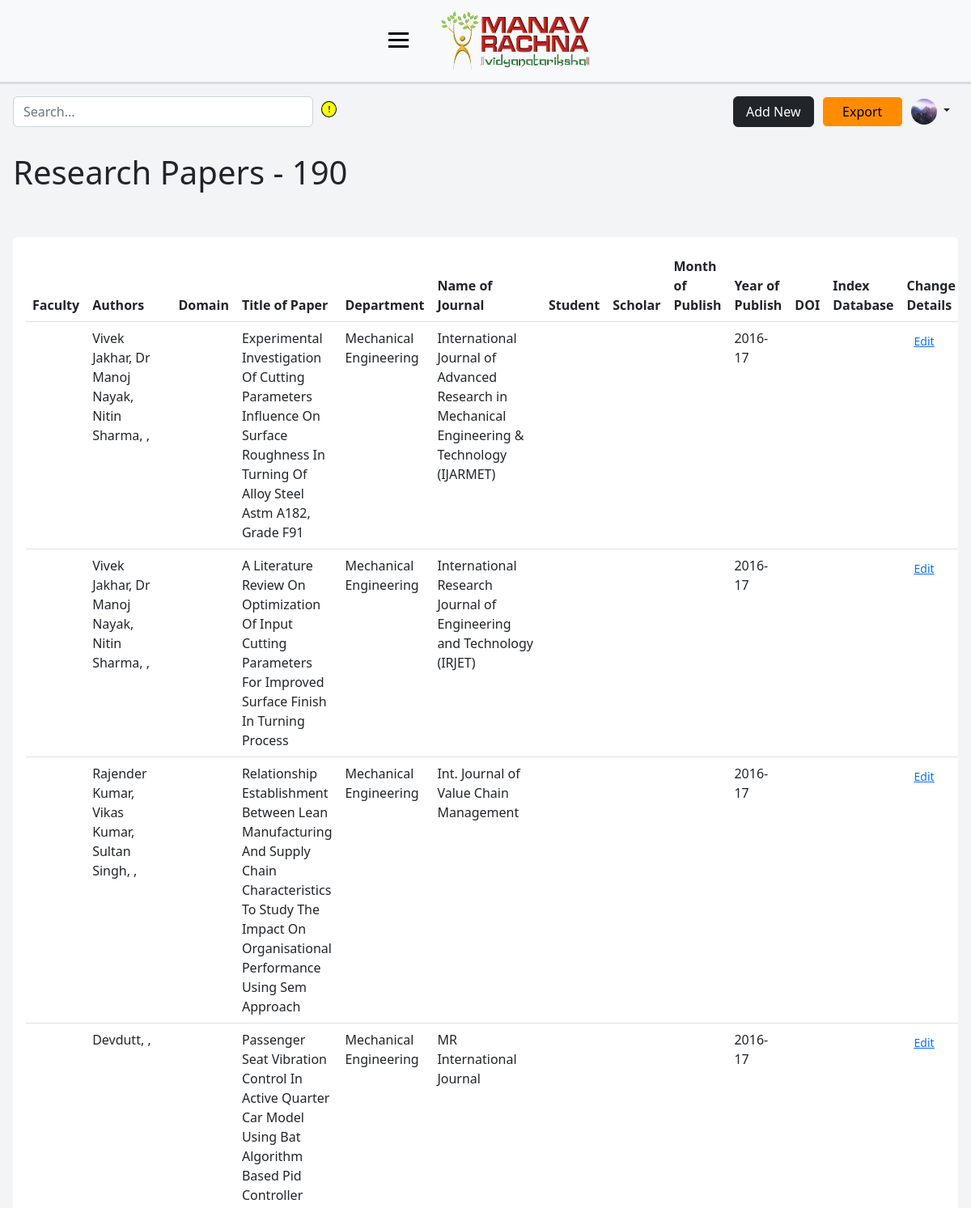
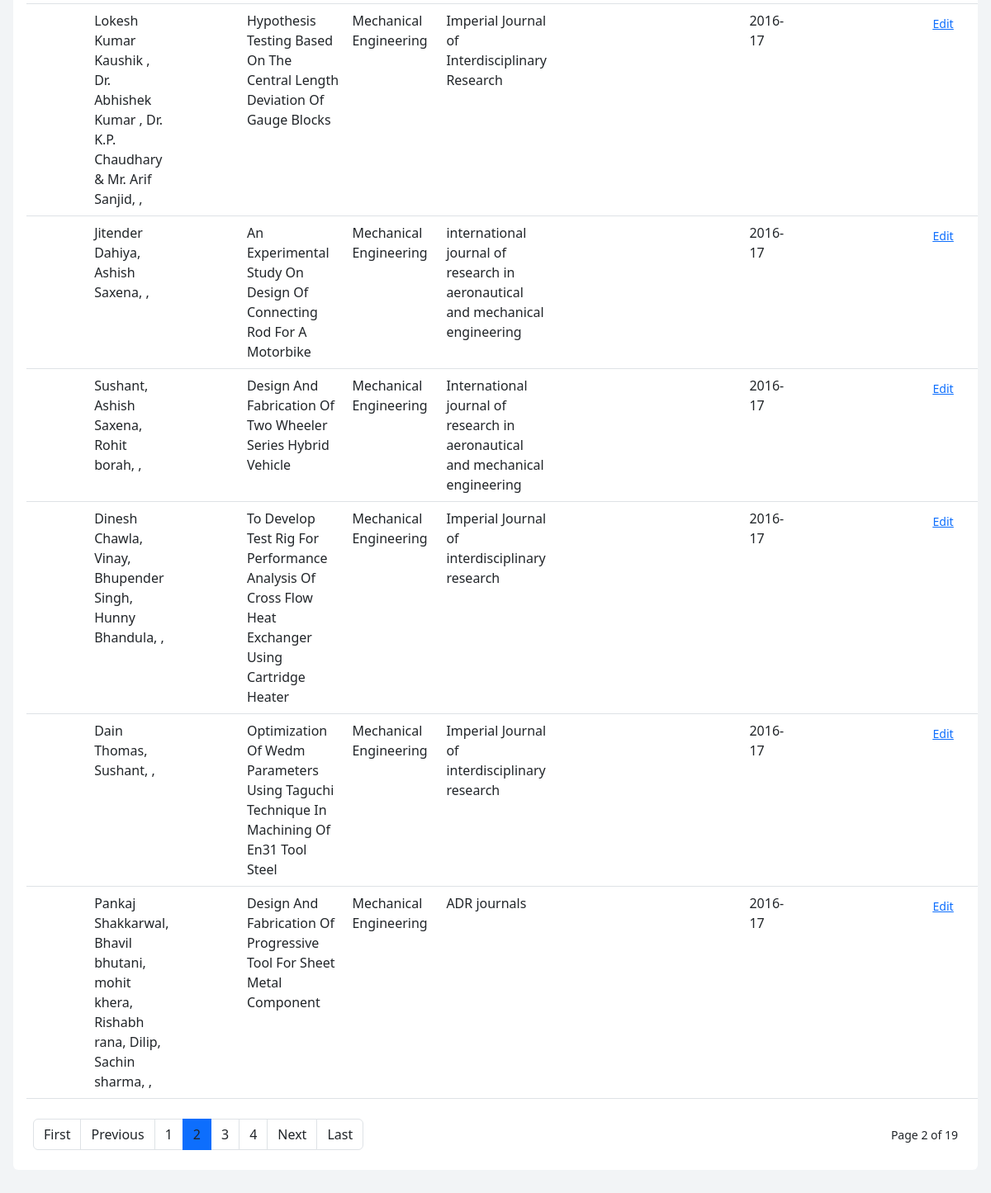
The app's page /inj/?page=2 (signed in) with its own data (2 pictures, top to bottom).
### dashboard/models.py (models this page shows, shortened)
class Profile(models.Model):
    user = models.OneToOneField(User, on_delete=models.CASCADE)
    pfp = models.ImageField(default='default.jpg', upload_to='profile_pics')
    designation = models.CharField(max_length=20, blank=True)
    scopus_id = models.CharField(max_length=50, blank=True)
    wos_id = models.CharField(max_length=50, blank=True)
    citation_count = models.CharField(max_length=50, blank=True)
    month_year = models.CharField(max_length=50, blank=True)
    dept = models.CharField(max_length=7, blank=True)
    orcid_id = models.CharField(max_length=50, blank=True)
    vidwan_id = models.CharField(max_length=50, blank=True)
    h_index = models.CharField(max_length=10, blank=True)
    i_index = models.CharField(max_length=10, blank=True)
    is_new = models.BooleanField(default=True)

class ResearchPaper(models.Model):
    users_associated = models.ManyToManyField(User)
    faculty = models.CharField(max_length=5, blank=True)
    authors = models.CharField(max_length=200, null=False, blank=False)
    outside_authors = models.CharField(max_length=200, blank=True)
    domain = models.CharField(max_length=255, blank=True)
    title_of_paper = models.CharField(max_length=255, blank=True)
    dept = models.CharField(max_length=50, blank=True)
    name_of_journal = models.CharField(max_length=255, blank=True)
    name_of_conference = models.CharField(max_length=255, blank=True)
    title_of_book = models.CharField(max_length=255, blank=True)
    title_of_chapter = models.CharField(max_length=255, blank=True)
    student = models.CharField(max_length=3, blank=True)
    scholar = models.CharField(max_length=3, blank=True)
    month = models.CharField(max_length=15, blank=True)
    year = models.CharField(max_length=15, blank=True)
    doi = models.URLField(blank=True)
    index_db = models.CharField(max_length=50, blank=True)

### dashboard/views.py (the view)
# urls.py: path('inj/', views.inj_view, name='dashboard-inj'),
@login_required
def inj_view(request):
    paper_list = ResearchPaper.objects.exclude(name_of_journal__iexact='').order_by('-id')
    paginator = Paginator(paper_list, 10)
    page_number = request.GET.get('page')
    page_obj = paginator.get_page(page_number)
    context = {
        'paper_count': len(paper_list),
        'page_obj': page_obj,
        'search': str(SEARCH_UN),
        'is_admin': is_admin(request.user)
    }
    return render(request, 'dashboard/home.html', context)

### dashboard/views.py (called while the page is built)
def is_admin(user):
    return user.groups.filter(name="adminstaff").exists()

### dashboard/templates/dashboard/home.html (shortened to what this page needs)
{% extends 'dashboard/base.html' %}
{% load static %}
{% block main %}
{% if page_obj %}
<h2 class="h3 display-6 m-3">Research Papers - {{paper_count}}</h2>
<br>
<div class="card card-body border-0 table-wrapper table-responsive m-3">
    <table class="table">
      <thead>
        <tr>
            <th scope="col">Faculty</th>
            <th scope="col">Authors</th>
            <th scope="col">Domain</th>
            <th scope="col">Title of Paper</th>
            <th scope="col">Department</th>
            {% if request.path == '/inj/'%}
                <th scope="col">Name of Journal</th>
            {% endif %}
            <th scope="col">Student</th>
            <th scope="col">Scholar</th>
            <th scope="col">Month of Publish</th>
            <th scope="col">Year of Publish</th>
            <th scope="col">DOI</th>
            <th scope="col">Index Database</th>
            {% if is_admin or can_edit %}
                <th scope="col">Change Details</th>
            {% endif %}
        </tr>
      </thead>
      <tbody>
        {% for paper in page_obj %}
            <tr>
                <td>{{ paper.faculty }}</td>
                <td>{{ paper.authors }}, {{ paper.outside_authors }}</td>
                <td>{{ paper.domain }}</td>
                <td>{{ paper.title_of_paper }}</td>
                <td>{{ paper.dept }}</td>
                {% if request.path == '/bkch/' %}
                    <td>{{ paper.title_of_book }}</td>
                    <td>{{ paper.title_of_chapter }}</td>
                {% elif request.path == '/inj/' %}
                    <td>{{ paper.name_of_journal }}</td>
                {% elif request.path == '/inc/' %}
                    <td>{{ paper.name_of_conference }}</td>
                {% elif request.path == '/' %}
                    <td>{{ paper.name_of_journal }}</td>
                    <td>{{ paper.name_of_conference }}</td>
                    <td>{{ paper.title_of_book }}</td>
                    <td>{{ paper.title_of_chapter }}</td>
                {% endif %}
                <td>{{ paper.student }}</td>
                <td>{{ paper.scholar }}</td>
                <td>{{ paper.month }}</td>
                {% if paper.year != None %}
                    <td>{{ paper.year }}</td>
                {% else %}
                    <td>  </td>
                {% endif %}
                {% if paper.doi != '' %}
                    <td><a href="{{ paper.doi }}" target="_blank" rel="noopener noreferrer">{{ paper.doi }}</a></td>
                {% else %}
                    <td>  </td>
                {% endif %}
                <td>{{ paper.index_db }}</td>
                {% if is_admin or can_edit %}
                <td>
                    <button type="button" class="btn btn-link btn-sm">
                        <a href="{% url 'dashboard-edit' paper.id %}">Edit</a>
                    </button>
                </td>
                {% endif %}
            </tr>
        {% endfor %}
      </tbody>
    </table>
    <div class="py-2 px-2 d-flex flex-column flex-lg-row align-items-center justify-content-between">
        <nav class="">
            <ul class="pagination mb-0">
            {% if page_obj.has_previous %}
                <li class="page-item"><a class="page-link link-dark" href="?{% if search %}search-result={{ search }}&{% endif %}page=1">First</a></li>
                <li class="page-item"><a class="page-link link-dark" href="?{% if search %}search-result={{ search }}&{% endif %}page={{ page_obj.previous_page_number }}">Previous</a></li>
            {% else %}
                <li class="page-item disabled"><a class="page-link" href="#">Previous</a></li>
            {% endif %}
            {% for num in page_obj.paginator.page_range %}
                {% if page_obj.number == num %}
                    <li class="page-item active"><a class="page-link link-dark" href="?{% if search %}search-result={{ search }}&{% endif %}page={{ num }}">{{ num }}</a></li>
                {% elif num > page_obj.number|add:'-3' and num < page_obj.number|add:'3' %}
                    <li class="page-item"><a class="page-link link-dark" href="?{% if search %}search-result={{ search }}&{% endif %}page={{ num }}">{{ num }}</a></li>
                {% endif %}
            {% endfor %}
            {% if page_obj.has_next %}
                <li class="page-item"><a class="page-link link-dark" href="?{% if search %}search-result={{ search }}&{% endif %}page={{ page_obj.next_page_number }}">Next</a></li>
                <li class="page-item"><a class="page-link link-dark" href="?{% if search %}search-result={{ search }}&{% endif %}page={{ page_obj.paginator.num_pages }}">Last</a></li>
            {% else %}
                <li class="page-item disabled"><a class="page-link" href="#">Next</a></li>
            {% endif %}
            </ul>
        </nav>
        <div class="fw-normal small mt-4 mt-lg-0">
            Page {{ page_obj.number }} of {{ page_obj.paginator.num_pages }}
        </div>
    </div>
</div>
{% else %}
    <h3 class="display-6 text-left pb-5 m-3">No Research Papers Found</h3>
{% endif %}
{% endblock main %}

### dashboard/templates/dashboard/base.html (shortened to what this page needs)
{% load static %}
<!DOCTYPE html>
<html lang="en">
  <head>
    <link href="https://cdn.jsdelivr.net/npm/bootstrap@5.2.2/dist/css/bootstrap.min.css" rel="stylesheet">
    <link rel="stylesheet" href="{% static 'dashboard/css_base/style.css' %}">
  </head>
  <body>
    <div class="wrapper">
        <div class="bg-light nav-header">
            <div class="mr-logo-navbar">
                <div class="logo-navbar-ham">
                    <div class="hamburger">
                        <span class="bar"></span>
                        <span class="bar"></span>
                        <span class="bar"></span>
                    </div>
                    <div class="mr-logo-navbar-img">
                        <a href="/">
                            <img class="img-fluid" src="{% static 'dashboard/img/mr-logo.png' %}" width="200" height="80">
                        </a>
                    </div>
                </div>
            </div>
        </div>
        <div class="dashboard-wrapper">
            <div id="navbar-main" class="search-profile">
                <div class="search-bar-entry">
                    <form method="GET" id="search-bar" class=" custom-js-hover" role="search" action="{% url 'dashboard-home' %}">
                        <div class="custom-js-hover" >
                            <input name="search-result" id="search-input" type="search" class="form-control "  placeholder="Search..." aria-label="Search" >
                            <div class="custom-js-button" >
                                <p>!</p>
                            </div>
                        </div>
                    </form>
                </div>
                <div class="profile-info">
                    <div class="col buttons">
                        <a id="add-paper-btn" href="{% url 'dashboard-addpaper' %}" class="btn btn-dark" role="button">Add New</a>
                    </div>
                    <div class="col buttons export-btn">
                        <a id="add-paper-btn" href="{% url 'dashboard-export' %}" class="btn btn-light border-1" role="button">Export</a>
                    </div>
                    <div class="col profile-menu">
                        <div class="dropdown text-end">
                            <a href="#" class="d-block link-dark text-decoration-none dropdown-toggle" data-bs-toggle="dropdown" aria-expanded="false" data-bs-offset="10,20">
                                <img src="{{ user.profile.pfp.url }}" alt="mdo" width="32" height="32" class="rounded-circle">
                            </a>
                        </div>
                    </div>
                </div>
            </div>
            <div class=" py-3  ">
              {% block main %}{% endblock %}
            </div>
        </div>
    </div>
</body>

### dashboard/static/dashboard/css_base/style.css (style rules this page uses)
* { padding: 0; margin: 0; }
body { min-height: 100vh; background-color: #f2f4f6; }
.wrapper { display: flex; flex-direction: column; }
.nav-header { display: flex; justify-content: center; z-index: 999; box-shadow: 0px 0px 0px 3px rgba(0,0,0,0.1); }
.mr-logo-navbar { display: flex; flex-direction: column; align-items: center; }
.logo-navbar-ham { display: flex; }
.mr-logo-navbar-img { padding-top: 10px; padding-bottom: 10px; }
.hamburger { display: block; cursor: pointer; padding-left: 20px; padding-right: 36px; padding-top: 35px; }
.bar { display: block; width: 25px; height: 3px; margin: 5px auto; transition: all .3s ease-in-out; background-color: #000; }
.dashboard-wrapper { display: flex; flex-direction: column; }
.search-profile { display: flex; justify-content: space-between; min-width: 100vh; padding-top: 1.5%; }
.profile-info { display: flex; align-items: center; padding-right: 1em; }
.profile-menu, .buttons { padding-right: 10px; }
.export-btn a { background-color: darkorange; }
.custom-js-button p { font-size: 10px; padding-left: 7px; padding-top: 2px; }
.custom-js-hover { display: flex; width: 100%; }
.search-bar-entry { padding-left: 1em; }
.custom-js-button { cursor: help; background-color: yellow; border: 1px solid black; width: 20px; height: 20px; border-radius: 50%; font-weight: bold; margin-left: 10px; margin-top: 6px; position: relative; }
#add-paper-btn { width: 100px; }
#search-bar { width: 400px; }

### records on screen
ResearchPaper: authors "Vivek Jakhar, Dr Manoj Nayak, Nitin Sharma,", title_of_paper "Experimental Investigation Of Cutting Parameters Influence On Surface Roughness In Turning Of Alloy Steel Astm A182, Grade F91", dept "Mechanical Engineering", name_of_journal "International Journal of Advanced Research in Mechanical Engineering & Technology (IJARMET)", year "2016-17"
ResearchPaper: authors "Vivek Jakhar, Dr Manoj Nayak, Nitin Sharma,", title_of_paper "A Literature Review On Optimization Of Input Cutting Parameters For Improved Surface Finish In Turning Process", dept "Mechanical Engineering", name_of_journal "International Research Journal of Engineering and Technology (IRJET)", year "2016-17"
ResearchPaper: authors "Rajender Kumar, Vikas Kumar, Sultan Singh,", title_of_paper "Relationship Establishment Between Lean Manufacturing And Supply Chain Characteristics To Study The Impact On Organisational Performance Using Sem Approach", dept "Mechanical Engineering", name_of_journal "Int. Journal of Value Chain Management", year "2016-17"
ResearchPaper: authors "Devdutt,", title_of_paper "Passenger Seat Vibration Control In Active Quarter Car Model Using Bat Algorithm Based Pid Controller", dept "Mechanical Engineering", name_of_journal "MR International Journal", year "2016-17"
ResearchPaper: authors "Lokesh Kumar Kaushik , Dr. Abhishek Kumar , Dr. K.P. Chaudhary & Mr. Arif Sanjid,", title_of_paper "Hypothesis Testing Based On The Central Length Deviation Of Gauge Blocks", dept "Mechanical Engineering", name_of_journal "Imperial Journal of Interdisciplinary Research", year "2016-17"
ResearchPaper: authors "Jitender Dahiya, Ashish Saxena,", title_of_paper "An Experimental Study On Design Of Connecting Rod For A Motorbike", dept "Mechanical Engineering", name_of_journal "international journal of research in aeronautical and mechanical engineering", year "2016-17"
ResearchPaper: authors "Sushant, Ashish Saxena, Rohit borah,", title_of_paper "Design And Fabrication Of Two Wheeler Series Hybrid Vehicle", dept "Mechanical Engineering", name_of_journal "International journal of research in aeronautical and mechanical engineering", year "2016-17"
ResearchPaper: authors "Dinesh Chawla, Vinay, Bhupender Singh, Hunny Bhandula,", title_of_paper "To Develop Test Rig For Performance Analysis Of Cross Flow Heat Exchanger Using Cartridge Heater", dept "Mechanical Engineering", name_of_journal "Imperial Journal of interdisciplinary research", year "2016-17"
ResearchPaper: authors "Dain Thomas, Sushant,", title_of_paper "Optimization Of Wedm Parameters Using Taguchi Technique In Machining Of En31 Tool Steel", dept "Mechanical Engineering", name_of_journal "Imperial Journal of interdisciplinary research", year "2016-17"
ResearchPaper: authors "Pankaj Shakkarwal, Bhavil bhutani, mohit khera, Rishabh rana, Dilip, Sachin sharma,", title_of_paper "Design And Fabrication Of Progressive Tool For Sheet Metal Component", dept "Mechanical Engineering", name_of_journal "ADR journals", year "2016-17"

### other values on screen
{{ paper_count }} "190"
{{ num }} "1" "3" "4"
{{ num }} "2"
{{ page_obj.number }} "2"
{{ page_obj.paginator.num_pages }} "19"
